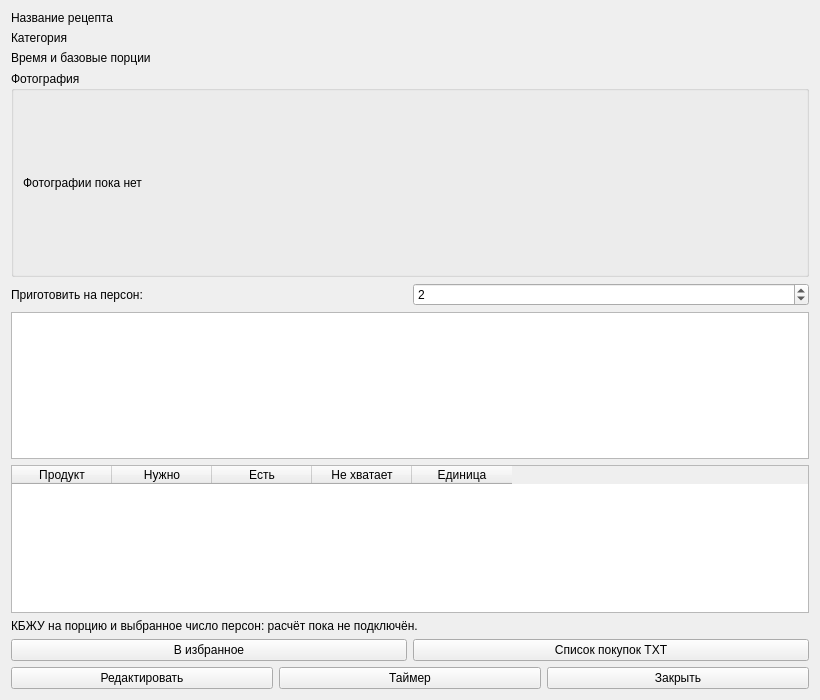
<?xml version='1.0' encoding='utf-8'?>
<ui version="4.0">
 <class>RecipeCard</class>
 <widget class="QWidget" name="RecipeCard">
  <property name="geometry">
   <rect>
    <x>0</x>
    <y>0</y>
    <width>820</width>
    <height>700</height>
   </rect>
  </property>
  <property name="windowTitle">
   <string>Карточка рецепта</string>
  </property>
  <layout class="QVBoxLayout" name="layout21">
   <item>
    <widget class="QLabel" name="nameLabel">
     <property name="text">
      <string>Название рецепта</string>
     </property>
     <property name="wordWrap">
      <bool>true</bool>
     </property>
    </widget>
   </item>
   <item>
    <widget class="QLabel" name="categoryLabel">
     <property name="text">
      <string>Категория</string>
     </property>
     <property name="wordWrap">
      <bool>true</bool>
     </property>
    </widget>
   </item>
   <item>
    <widget class="QLabel" name="detailsLabel">
     <property name="text">
      <string>Время и базовые порции</string>
     </property>
     <property name="wordWrap">
      <bool>true</bool>
     </property>
    </widget>
   </item>
   <item>
    <widget class="QGroupBox" name="photoGroup">
     <property name="title">
      <string>Фотография</string>
     </property>
     <layout class="QVBoxLayout" name="layout17">
      <item>
       <widget class="QLabel" name="photoGroupLabel">
        <property name="text">
         <string>Фотографии пока нет</string>
        </property>
        <property name="wordWrap">
         <bool>true</bool>
        </property>
       <property name="minimumSize"><size><width>0</width><height>165</height></size></property></widget>
      </item>
     </layout>
    </widget>
   </item>
   <item>
    <layout class="QHBoxLayout" name="layout18">
     <item>
      <widget class="QLabel" name="cardPersonsCaption">
       <property name="text">
        <string>Приготовить на персон:</string>
       </property>
       <property name="wordWrap">
        <bool>true</bool>
       </property>
      </widget>
     </item>
     <item>
      <widget class="QSpinBox" name="personsSpin">
       <property name="minimum">
        <number>1</number>
       </property>
       <property name="maximum">
        <number>20</number>
       </property>
       <property name="value">
        <number>2</number>
       </property>
      </widget>
     </item>
    </layout>
   </item>
   <item>
    <widget class="QTextBrowser" name="instructionsBrowser" />
   </item>
   <item>
    <widget class="QTableWidget" name="ingredientsTable">
     <property name="editTriggers">
      <enum>QAbstractItemView::NoEditTriggers</enum>
     </property>
     <property name="selectionBehavior">
      <enum>QAbstractItemView::SelectRows</enum>
     </property>
     <property name="selectionMode">
      <enum>QAbstractItemView::SingleSelection</enum>
     </property>
     <property name="rowCount">
      <number>0</number>
     </property>
     <property name="columnCount">
      <number>5</number>
     </property>
     <column>
      <property name="text">
       <string>Продукт</string>
      </property>
     </column>
     <column>
      <property name="text">
       <string>Нужно</string>
      </property>
     </column>
     <column>
      <property name="text">
       <string>Есть</string>
      </property>
     </column>
     <column>
      <property name="text">
       <string>Не хватает</string>
      </property>
     </column>
     <column>
      <property name="text">
       <string>Единица</string>
      </property>
     </column>
    <attribute name="horizontalHeaderMinimumSectionSize"><number>100</number></attribute></widget>
   </item>
   <item>
    <widget class="QLabel" name="nutritionLabel">
     <property name="text">
      <string>КБЖУ на порцию и выбранное число персон: расчёт пока не подключён.</string>
     </property>
     <property name="wordWrap">
      <bool>true</bool>
     </property>
    </widget>
   </item>
   <item>
    <layout class="QHBoxLayout" name="layout19">
     <item>
      <widget class="QPushButton" name="favoriteButton">
       <property name="text">
        <string>В избранное</string>
       </property>
       <property name="enabled">
        <bool>true</bool>
       </property>
       </widget>
     </item>
     <item>
      <widget class="QPushButton" name="shoppingButton">
       <property name="text">
        <string>Список покупок TXT</string>
       </property>
       <property name="enabled">
        <bool>true</bool>
       </property>
       </widget>
     </item>
    </layout>
   </item>
   <item>
    <layout class="QHBoxLayout" name="layout20">
     <item>
      <widget class="QPushButton" name="editButton">
       <property name="text">
        <string>Редактировать</string>
       </property>
      </widget>
     </item>
     <item>
      <widget class="QPushButton" name="timerButton">
       <property name="text">
        <string>Таймер</string>
       </property>
      </widget>
     </item>
     <item>
      <widget class="QPushButton" name="closeButton">
       <property name="text">
        <string>Закрыть</string>
       </property>
      </widget>
     </item>
    </layout>
   </item>
  </layout>
 </widget>
 <resources />
 <connections />
</ui>
